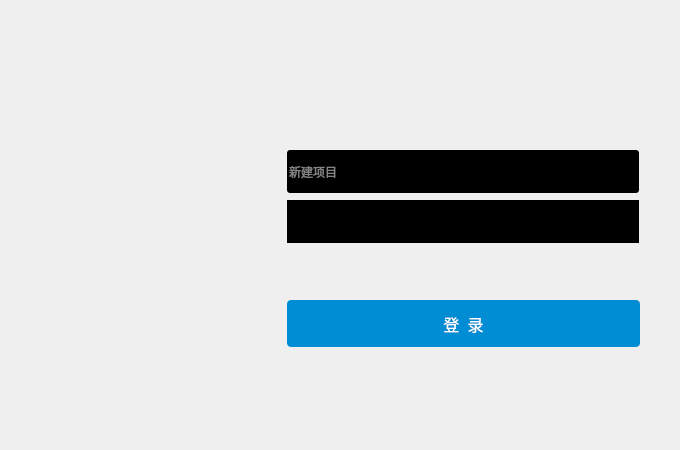
<?xml version="1.0" encoding="UTF-8"?>
<ui version="4.0">
 <class>Widget</class>
 <widget class="QWidget" name="Widget">
  <property name="geometry">
   <rect>
    <x>0</x>
    <y>0</y>
    <width>680</width>
    <height>450</height>
   </rect>
  </property>
  <property name="windowTitle">
   <string>Widget</string>
  </property>
  <property name="styleSheet">
   <string notr="true">QWidget#Widget{

border-radius: 6px;
}
</string>
  </property>
  <layout class="QHBoxLayout" name="horizontalLayout">
   <property name="spacing">
    <number>0</number>
   </property>
   <property name="leftMargin">
    <number>0</number>
   </property>
   <property name="topMargin">
    <number>0</number>
   </property>
   <property name="rightMargin">
    <number>0</number>
   </property>
   <property name="bottomMargin">
    <number>0</number>
   </property>
   <item>
    <widget class="QWidget" name="shadowWidget" native="true">
     <property name="styleSheet">
      <string notr="true">QWidget#shadowWidget{

border-radius: 6px;
}</string>
     </property>
     <layout class="QHBoxLayout" name="horizontalLayout_3">
      <property name="spacing">
       <number>0</number>
      </property>
      <property name="leftMargin">
       <number>0</number>
      </property>
      <property name="topMargin">
       <number>0</number>
      </property>
      <property name="rightMargin">
       <number>0</number>
      </property>
      <property name="bottomMargin">
       <number>0</number>
      </property>
      <item>
       <layout class="QHBoxLayout" name="horizontalLayout_2" stretch="1,2">
        <property name="spacing">
         <number>0</number>
        </property>
        <item>
         <widget class="QWidget" name="LeftWidget" native="true">
          <property name="styleSheet">
           <string notr="true">QWidget#LeftWidget{
	
	background-image: url(:/Images/Images/login_leftBk.png);
    border-top-left-radius:6px;
    border-bottom-left-radius:6px;
}

    
</string>
          </property>
          <widget class="QWidget" name="widget" native="true">
           <property name="geometry">
            <rect>
             <x>10</x>
             <y>240</y>
             <width>211</width>
             <height>151</height>
            </rect>
           </property>
           <property name="styleSheet">
            <string notr="true">QWidget#widget{
	image: url(:/Images/Images/login_leftText.png);
}
</string>
           </property>
          </widget>
         </widget>
        </item>
        <item>
         <widget class="QWidget" name="RightWidget" native="true">
          <property name="focusPolicy">
           <enum>Qt::NoFocus</enum>
          </property>
          <property name="styleSheet">
           <string notr="true">QWidget #RightWidget
{
	background-image: url(:/Images/Images/login_rightBk.png);
    border-top-right-radius:6px;
    border-bottom-right-radius:6px;
    
    
}
</string>
          </property>
          <widget class="QPushButton" name="LoginBtn">
           <property name="geometry">
            <rect>
             <x>60</x>
             <y>300</y>
             <width>353</width>
             <height>47</height>
            </rect>
           </property>
           <property name="palette">
            <palette>
             <active>
              <colorrole role="WindowText">
               <brush brushstyle="SolidPattern">
                <color alpha="255">
                 <red>255</red>
                 <green>255</green>
                 <blue>255</blue>
                </color>
               </brush>
              </colorrole>
              <colorrole role="Button">
               <brush brushstyle="SolidPattern">
                <color alpha="255">
                 <red>0</red>
                 <green>141</green>
                 <blue>211</blue>
                </color>
               </brush>
              </colorrole>
              <colorrole role="Text">
               <brush brushstyle="SolidPattern">
                <color alpha="255">
                 <red>255</red>
                 <green>255</green>
                 <blue>255</blue>
                </color>
               </brush>
              </colorrole>
              <colorrole role="ButtonText">
               <brush brushstyle="SolidPattern">
                <color alpha="255">
                 <red>255</red>
                 <green>255</green>
                 <blue>255</blue>
                </color>
               </brush>
              </colorrole>
              <colorrole role="Base">
               <brush brushstyle="SolidPattern">
                <color alpha="255">
                 <red>0</red>
                 <green>141</green>
                 <blue>211</blue>
                </color>
               </brush>
              </colorrole>
              <colorrole role="Window">
               <brush brushstyle="SolidPattern">
                <color alpha="255">
                 <red>0</red>
                 <green>141</green>
                 <blue>211</blue>
                </color>
               </brush>
              </colorrole>
             </active>
             <inactive>
              <colorrole role="WindowText">
               <brush brushstyle="SolidPattern">
                <color alpha="255">
                 <red>255</red>
                 <green>255</green>
                 <blue>255</blue>
                </color>
               </brush>
              </colorrole>
              <colorrole role="Button">
               <brush brushstyle="SolidPattern">
                <color alpha="255">
                 <red>0</red>
                 <green>141</green>
                 <blue>211</blue>
                </color>
               </brush>
              </colorrole>
              <colorrole role="Text">
               <brush brushstyle="SolidPattern">
                <color alpha="255">
                 <red>255</red>
                 <green>255</green>
                 <blue>255</blue>
                </color>
               </brush>
              </colorrole>
              <colorrole role="ButtonText">
               <brush brushstyle="SolidPattern">
                <color alpha="255">
                 <red>255</red>
                 <green>255</green>
                 <blue>255</blue>
                </color>
               </brush>
              </colorrole>
              <colorrole role="Base">
               <brush brushstyle="SolidPattern">
                <color alpha="255">
                 <red>0</red>
                 <green>141</green>
                 <blue>211</blue>
                </color>
               </brush>
              </colorrole>
              <colorrole role="Window">
               <brush brushstyle="SolidPattern">
                <color alpha="255">
                 <red>0</red>
                 <green>141</green>
                 <blue>211</blue>
                </color>
               </brush>
              </colorrole>
             </inactive>
             <disabled>
              <colorrole role="WindowText">
               <brush brushstyle="SolidPattern">
                <color alpha="255">
                 <red>255</red>
                 <green>255</green>
                 <blue>255</blue>
                </color>
               </brush>
              </colorrole>
              <colorrole role="Button">
               <brush brushstyle="SolidPattern">
                <color alpha="255">
                 <red>0</red>
                 <green>141</green>
                 <blue>211</blue>
                </color>
               </brush>
              </colorrole>
              <colorrole role="Text">
               <brush brushstyle="SolidPattern">
                <color alpha="255">
                 <red>255</red>
                 <green>255</green>
                 <blue>255</blue>
                </color>
               </brush>
              </colorrole>
              <colorrole role="ButtonText">
               <brush brushstyle="SolidPattern">
                <color alpha="255">
                 <red>255</red>
                 <green>255</green>
                 <blue>255</blue>
                </color>
               </brush>
              </colorrole>
              <colorrole role="Base">
               <brush brushstyle="SolidPattern">
                <color alpha="255">
                 <red>0</red>
                 <green>141</green>
                 <blue>211</blue>
                </color>
               </brush>
              </colorrole>
              <colorrole role="Window">
               <brush brushstyle="SolidPattern">
                <color alpha="255">
                 <red>0</red>
                 <green>141</green>
                 <blue>211</blue>
                </color>
               </brush>
              </colorrole>
             </disabled>
            </palette>
           </property>
           <property name="font">
            <font>
             <family>新宋体</family>
             <pointsize>12</pointsize>
             <weight>50</weight>
             <italic>false</italic>
             <bold>false</bold>
            </font>
           </property>
           <property name="focusPolicy">
            <enum>Qt::TabFocus</enum>
           </property>
           <property name="styleSheet">
            <string notr="true">QPushButton#LoginBtn 
{
	
	color: rgb(255, 255, 255);
    font: 12pt &quot;新宋体&quot;;
    border-width:5px; 
	
	
	background-color: rgb(0, 141, 211);
	border-radius: 4px;
	
}

QPushButton#LoginBtn:hover
{ 
	
	background-color: rgb(0, 170, 255);
}

QPushButton#LoginBtn:pressed
{
background-color: rgb(0, 141, 211);
}
QPushButton#LoginBtn:focus{      

    border:1px solid blue; 
}</string>
           </property>
           <property name="text">
            <string>登  录</string>
           </property>
           <property name="iconSize">
            <size>
             <width>19</width>
             <height>19</height>
            </size>
           </property>
          </widget>
          <widget class="QLabel" name="login_logo_label">
           <property name="geometry">
            <rect>
             <x>170</x>
             <y>40</y>
             <width>81</width>
             <height>61</height>
            </rect>
           </property>
           <property name="sizePolicy">
            <sizepolicy hsizetype="Fixed" vsizetype="Fixed">
             <horstretch>0</horstretch>
             <verstretch>0</verstretch>
            </sizepolicy>
           </property>
           <property name="styleSheet">
            <string notr="true">QLabel{
	
	border-image: url(:/Black/Images/login_logo.png);
}
</string>
           </property>
           <property name="text">
            <string/>
           </property>
          </widget>
          <widget class="QComboBox" name="LogincomboBox">
           <property name="geometry">
            <rect>
             <x>60</x>
             <y>150</y>
             <width>352</width>
             <height>43</height>
            </rect>
           </property>
           <property name="focusPolicy">
            <enum>Qt::StrongFocus</enum>
           </property>
           <property name="styleSheet">
            <string notr="true">QComboBox#LogincomboBox{
	
	
	background-color: rgb(0, 0, 0);
	color: rgb(131, 131, 131);
	
	border-width:1px ; 
    border-radius: 3px;
    padding: 1px 2px 1px 2px; 
    min-width: 9em;  
}

QComboBox#LogincomboBox:enabled:hover, QComboBox#LogincomboBox:enabled:focus{      

    border:1px solid rgb(59, 119, 179);

}

QComboBox::drop-down {
    subcontrol-origin: padding;
    subcontrol-position: top right;
    width: 20px;
 
    border-left-width: 0px;
    border-left-color: darkgray;
    border-left-style: solid; 
    border-top-right-radius: 3px;
    border-bottom-right-radius: 3px;
}
QComboBox::down-arrow {
   
	image: url(:/Images/Images/comboxdrop.png);
}
QComboBox QAbstractItemView::item {
	selection-color: rgb(255, 255, 255);
    height: 35px;

}
 
QListView {			
	background-color: rgb(0, 0, 0);
	border:1px;
}
QLabel
{
color: rgb(131, 131, 131);
}
QListView::item:hover {
    
	background-color: rgb(190, 190, 190);
}
QListView:focus{      

    border:1px solid rgb(59, 119, 179);
	
		
}
QComboBox QAbstractItemView::item:focus {
	border:none; 	
	background-color: rgb(0, 0, 0);
    height: 35px;    
}
QComboBox QAbstractItemView
{
	 border: 1px solid darkgray;
     border-radius:2px;
     selection-background-color:blue ;
     outline:0px;	
}
</string>
           </property>
           <property name="editable">
            <bool>false</bool>
           </property>
           <property name="maxCount">
            <number>20</number>
           </property>
           <item>
            <property name="text">
             <string>新建项目</string>
            </property>
           </item>
          </widget>
          <widget class="QLineEdit" name="LoginlineEdit">
           <property name="geometry">
            <rect>
             <x>60</x>
             <y>200</y>
             <width>352</width>
             <height>43</height>
            </rect>
           </property>
           <property name="mouseTracking">
            <bool>true</bool>
           </property>
           <property name="focusPolicy">
            <enum>Qt::StrongFocus</enum>
           </property>
           <property name="acceptDrops">
            <bool>true</bool>
           </property>
           <property name="styleSheet">
            <string notr="true">QLineEdit#LoginlineEdit{
	
	background-color: rgb(0, 0, 0);
	
	border:0.5px ; 
	color: rgb(131, 131, 131);
}


QLineEdit#LoginlineEdit:enabled:hover,QLineEdit#LoginlineEdit:enabled:focus{      

    
border:0.5px solid rgb(72, 144, 216);
		
	border-color: rgb(59, 119, 179);
	
}
</string>
           </property>
           <property name="text">
            <string/>
           </property>
          </widget>
          <widget class="QWidget" name="layoutWidget">
           <property name="geometry">
            <rect>
             <x>370</x>
             <y>0</y>
             <width>71</width>
             <height>41</height>
            </rect>
           </property>
           <layout class="QHBoxLayout" name="horizontalLayout_4">
            <property name="spacing">
             <number>0</number>
            </property>
            <item>
             <widget class="QPushButton" name="btnMin">
              <property name="sizePolicy">
               <sizepolicy hsizetype="Minimum" vsizetype="Expanding">
                <horstretch>0</horstretch>
                <verstretch>0</verstretch>
               </sizepolicy>
              </property>
              <property name="layoutDirection">
               <enum>Qt::LeftToRight</enum>
              </property>
              <property name="autoFillBackground">
               <bool>false</bool>
              </property>
              <property name="styleSheet">
               <string notr="true">QPushButton#btnMin
{
image: url(:/White/minimizePressed);
}

QPushButton
{
    border:none;   
}

QPushButton:hover
{
	background-color: rgb(209, 69, 0);
}

QPushButton:pressed
{
background-color: rgb(78, 177, 226);
}</string>
              </property>
              <property name="text">
               <string/>
              </property>
              <property name="autoRepeatDelay">
               <number>294</number>
              </property>
              <property name="autoDefault">
               <bool>true</bool>
              </property>
              <property name="default">
               <bool>true</bool>
              </property>
             </widget>
            </item>
            <item>
             <widget class="QPushButton" name="btnClose">
              <property name="sizePolicy">
               <sizepolicy hsizetype="Minimum" vsizetype="Expanding">
                <horstretch>0</horstretch>
                <verstretch>0</verstretch>
               </sizepolicy>
              </property>
              <property name="autoFillBackground">
               <bool>false</bool>
              </property>
              <property name="styleSheet">
               <string notr="true">QPushButton#btnClose{
image: url(:/White/closePressed);
}

QPushButton#btnClose
{
    border:none;
    

   border-top-right-radius:5px;
    
}

QPushButton#btnClose:hover
{
background-color: rgb(209, 69, 0);
}

QPushButton#btnClose:pressed
{
 
	background-color: rgb(209, 69, 0);
}</string>
              </property>
              <property name="text">
               <string/>
              </property>
             </widget>
            </item>
           </layout>
          </widget>
         </widget>
        </item>
       </layout>
      </item>
     </layout>
    </widget>
   </item>
  </layout>
 </widget>
 <layoutdefault spacing="6" margin="11"/>
 <resources/>
 <connections/>
</ui>
